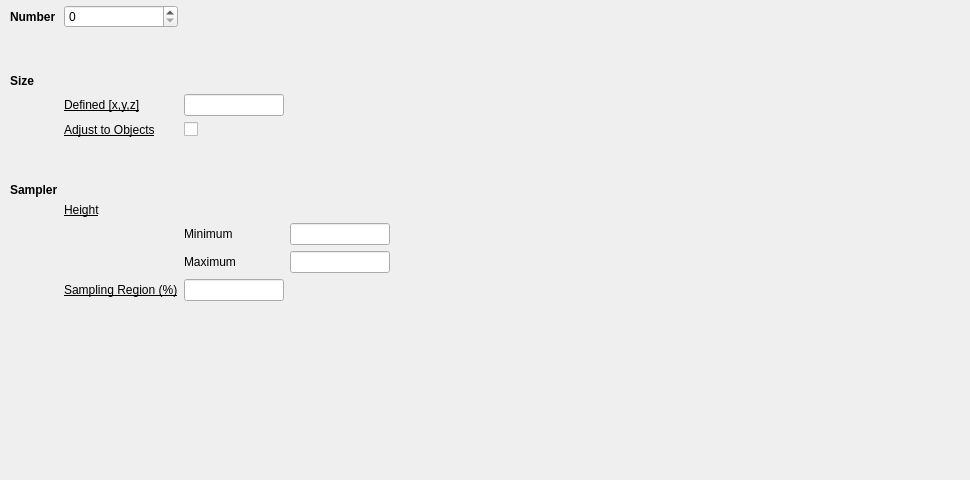
         <widget class="QWidget" name="tab_Distractor">
          <attribute name="title">
           <string>Distractor</string>
          </attribute>
          <widget class="QWidget" name="gridLayoutWidget_9">
           <property name="geometry">
            <rect>
             <x>0</x>
             <y>0</y>
             <width>961</width>
             <height>471</height>
            </rect>
           </property>
           <layout class="QGridLayout" name="gridLayout_Distractor" columnstretch="0,1,1,1,7">
            <property name="topMargin">
             <number>5</number>
            </property>
            <item row="4" column="1">
             <widget class="QLabel" name="label_93">
              <property name="font">
               <font>
                <pointsize>9</pointsize>
                <underline>true</underline>
               </font>
              </property>
              <property name="text">
               <string>Adjust to Objects</string>
              </property>
             </widget>
            </item>
            <item row="8" column="3">
             <widget class="QLineEdit" name="line_distractor_minHeight"/>
            </item>
            <item row="3" column="2">
             <widget class="QLineEdit" name="line_distractor_definedSize"/>
            </item>
            <item row="6" column="0">
             <widget class="QLabel" name="label_112">
              <property name="font">
               <font>
                <pointsize>9</pointsize>
                <weight>75</weight>
                <bold>true</bold>
               </font>
              </property>
              <property name="text">
               <string>Sampler</string>
              </property>
              <property name="margin">
               <number>2</number>
              </property>
              <property name="indent">
               <number>10</number>
              </property>
             </widget>
            </item>
            <item row="0" column="1">
             <widget class="QSpinBox" name="sBox_distractor_num"/>
            </item>
            <item row="10" column="4">
             <spacer name="horizontalSpacer_22">
              <property name="orientation">
               <enum>Qt::Horizontal</enum>
              </property>
              <property name="sizeType">
               <enum>QSizePolicy::MinimumExpanding</enum>
              </property>
              <property name="sizeHint" stdset="0">
               <size>
                <width>100</width>
                <height>20</height>
               </size>
              </property>
             </spacer>
            </item>
            <item row="1" column="0">
             <spacer name="verticalSpacer_12">
              <property name="orientation">
               <enum>Qt::Vertical</enum>
              </property>
              <property name="sizeType">
               <enum>QSizePolicy::Fixed</enum>
              </property>
              <property name="sizeHint" stdset="0">
               <size>
                <width>20</width>
                <height>40</height>
               </size>
              </property>
             </spacer>
            </item>
            <item row="3" column="1">
             <widget class="QLabel" name="label_94">
              <property name="font">
               <font>
                <pointsize>9</pointsize>
                <underline>true</underline>
               </font>
              </property>
              <property name="text">
               <string>Defined [x,y,z]</string>
              </property>
             </widget>
            </item>
            <item row="9" column="3">
             <widget class="QLineEdit" name="line_distractor_maxHeight"/>
            </item>
            <item row="5" column="0">
             <spacer name="verticalSpacer_16">
              <property name="orientation">
               <enum>Qt::Vertical</enum>
              </property>
              <property name="sizeType">
               <enum>QSizePolicy::Fixed</enum>
              </property>
              <property name="sizeHint" stdset="0">
               <size>
                <width>20</width>
                <height>40</height>
               </size>
              </property>
             </spacer>
            </item>
            <item row="8" column="2">
             <widget class="QLabel" name="label_108">
              <property name="font">
               <font>
                <pointsize>9</pointsize>
                <underline>false</underline>
               </font>
              </property>
              <property name="text">
               <string>Minimum</string>
              </property>
             </widget>
            </item>
            <item row="4" column="2">
             <widget class="QCheckBox" name="cBox_distractor_adjustSize">
              <property name="text">
               <string/>
              </property>
             </widget>
            </item>
            <item row="0" column="2">
             <spacer name="horizontalSpacer_21">
              <property name="orientation">
               <enum>Qt::Horizontal</enum>
              </property>
              <property name="sizeType">
               <enum>QSizePolicy::MinimumExpanding</enum>
              </property>
              <property name="sizeHint" stdset="0">
               <size>
                <width>100</width>
                <height>20</height>
               </size>
              </property>
             </spacer>
            </item>
            <item row="2" column="0">
             <widget class="QLabel" name="label_91">
              <property name="font">
               <font>
                <pointsize>9</pointsize>
                <weight>75</weight>
                <bold>true</bold>
               </font>
              </property>
              <property name="text">
               <string>Size</string>
              </property>
              <property name="margin">
               <number>2</number>
              </property>
              <property name="indent">
               <number>10</number>
              </property>
             </widget>
            </item>
            <item row="0" column="0">
             <widget class="QLabel" name="label_109">
              <property name="font">
               <font>
                <pointsize>9</pointsize>
                <weight>75</weight>
                <bold>true</bold>
               </font>
              </property>
              <property name="text">
               <string>Number</string>
              </property>
              <property name="margin">
               <number>2</number>
              </property>
              <property name="indent">
               <number>10</number>
              </property>
             </widget>
            </item>
            <item row="11" column="1">
             <spacer name="verticalSpacer_14">
              <property name="orientation">
               <enum>Qt::Vertical</enum>
              </property>
              <property name="sizeHint" stdset="0">
               <size>
                <width>20</width>
                <height>20</height>
               </size>
              </property>
             </spacer>
            </item>
            <item row="10" column="1">
             <widget class="QLabel" name="label_92">
              <property name="font">
               <font>
                <pointsize>9</pointsize>
                <underline>true</underline>
               </font>
              </property>
              <property name="text">
               <string>Sampling Region (%)</string>
              </property>
             </widget>
            </item>
            <item row="10" column="2">
             <widget class="QLineEdit" name="line_distractor_samplingRegion"/>
            </item>
            <item row="9" column="2">
             <widget class="QLabel" name="label_107">
              <property name="font">
               <font>
                <pointsize>9</pointsize>
                <underline>false</underline>
               </font>
              </property>
              <property name="text">
               <string>Maximum</string>
              </property>
             </widget>
            </item>
            <item row="7" column="1">
             <widget class="QLabel" name="label_121">
              <property name="font">
               <font>
                <pointsize>9</pointsize>
                <underline>true</underline>
               </font>
              </property>
              <property name="text">
               <string>Height</string>
              </property>
             </widget>
            </item>
            <item row="0" column="3">
             <spacer name="horizontalSpacer_26">
              <property name="orientation">
               <enum>Qt::Horizontal</enum>
              </property>
              <property name="sizeType">
               <enum>QSizePolicy::MinimumExpanding</enum>
              </property>
              <property name="sizeHint" stdset="0">
               <size>
                <width>100</width>
                <height>20</height>
               </size>
              </property>
             </spacer>
            </item>
           </layout>
          </widget>
         </widget>
